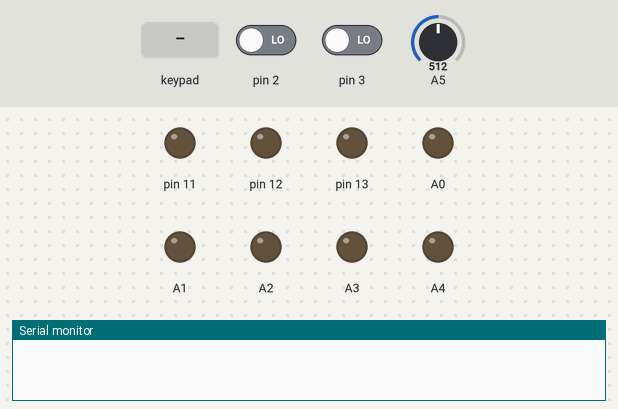
This sketch was run on a simulated Arduino Uno, built with avr-gcc and run on an emulated ATmega328P. Shown: output pins drawn as LEDs (lit = HIGH), the last lines printed to the serial monitor. Dashed ring = blinking. The inputs (shaded band) are chosen by the test bench; at power-on: pin 3 LOW, A5 = 512, pin 2 LOW.

Above: at 1.2 s.
1.3 s: key '7' pressed
At 2.45 s:
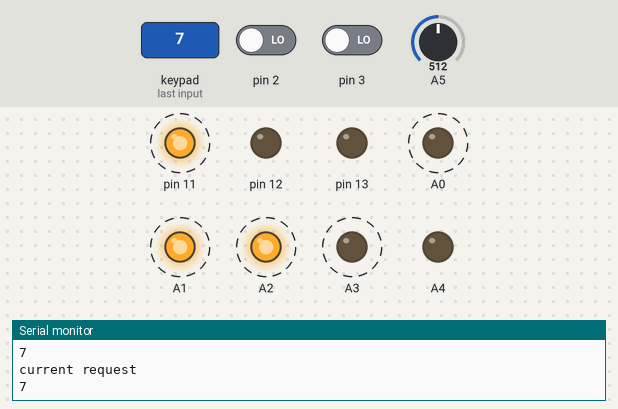
4.3 s: pin 3 driven HIGH
At 6.83 s:
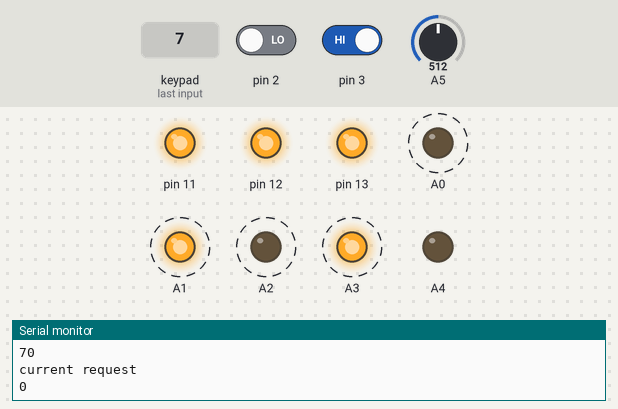
7.3 s: A5 set to 718
9.8 s: A5 set to 741
At 10.2 s:
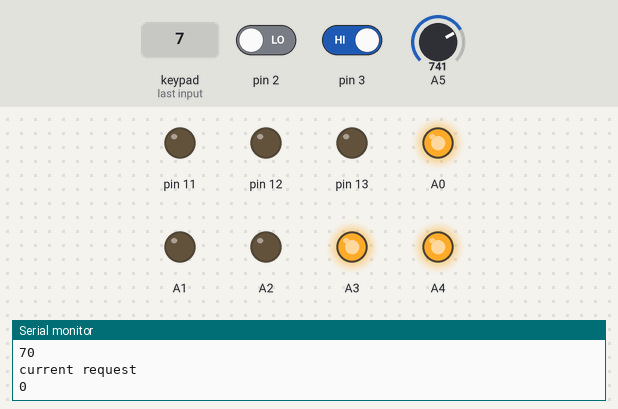
11.3 s: A5 set to 716
At 12.5 s:
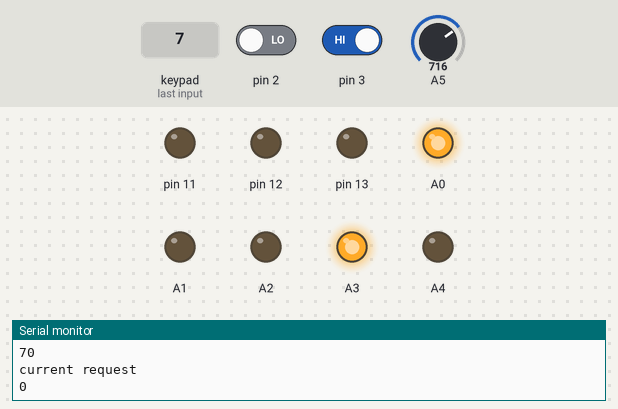
12.8 s: key '6' pressed
At 14.08 s:
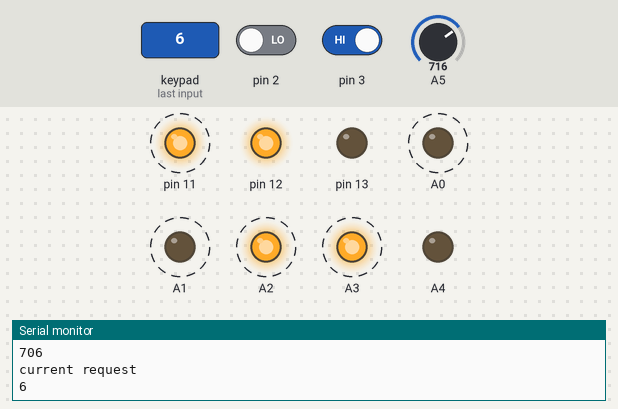
Timing chart, 0 to 16.2 s (numbered marks = the images above; inputs shaded):
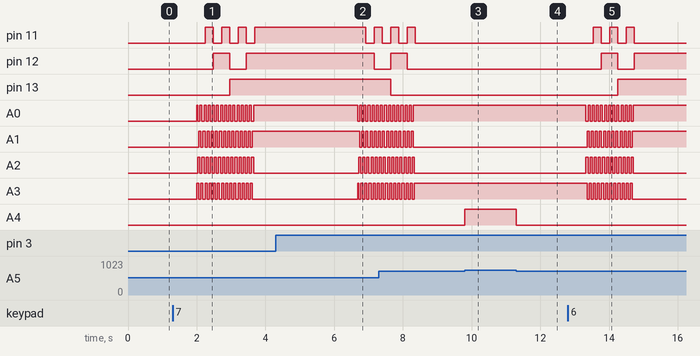

Measured:
- the behaviour switches between 726 and 727 on A5 (found by bisection; images 2 and 3)
- after the input at 1.3 s, pin 11: alternates HIGH for 0.24 s and LOW for 0.24 s, 7 changes in all, then stays HIGH, starting after 0.94 s; pin 12: LOW → HIGH after 1.2 s, → LOW 0.48 s later, → HIGH 0.48 s later
- after the input at 4.3 s, pin 11: HIGH → LOW after 2.6 s, → HIGH 0.24 s later; pin 12: HIGH → LOW after 2.9 s; A0–3: alternates HIGH for 0.06 s and LOW for 0.06 s, starting after 2.4 s
- after the input at 9.8 s, A4: LOW → HIGH at once
- after the input at 11.3 s, A4: HIGH → LOW at once
- after the input at 12.8 s, pin 11: alternates HIGH for 0.24 s and LOW for 0.24 s, 6 changes in all, then stays LOW, starting after 0.74 s; pin 12: LOW → HIGH after 0.98 s, → LOW 0.48 s later, → HIGH 0.48 s later

The sketch:

Task3.ino
```cpp
#include <Keypad.h>
unsigned long previousMillis = 0;
unsigned long previousMilliswitch = 0;
int currentfloor;
int targetfloor;
char requestkeypad[1000];
int i = 0;
int j = 0;
int numloop = 0;
int numnextloop = 0;
bool canmove = true;
const byte ROWS = 4; //four rows
const byte COLS = 2; //two columns
char keys[ROWS][COLS] = {
  {'7', '6'},
  {'5', '4'},
  {'3', '2'},
  {'1', '0'}
};
byte rowPins[ROWS] = {5, 6, 7, 8}; //connect to the row pinouts of the keypad
byte colPins[COLS] = {10, 9}; //connect to the column pinouts of the keypad
bool switchRise = false;
bool haveacall = false;
char floorcall;

Keypad keypad = Keypad( makeKeymap(keys), rowPins, colPins, ROWS, COLS );

void setup() {
  Serial.begin(9600);
  for (int i = 0; i < 2; i++) {
    pinMode(i, INPUT);
  }
  for (int i = 11; i < 14; i++) {
    pinMode(i, OUTPUT);
  }
  pinMode(A5, INPUT);
  pinMode(A4, OUTPUT);
  pinMode(A0, OUTPUT);
  pinMode(A1, OUTPUT);
  pinMode(A2, OUTPUT);
  pinMode(A3, OUTPUT);
  currentfloor = 0;
  attachInterrupt(digitalPinToInterrupt(3), isaswitchcall, RISING);
}

void loop() {
  unsigned long currentMillis = millis();


  if (switchRise && (unsigned)(currentMillis - previousMilliswitch) >= 2000) {
    Serial.print("pass");
    haveacall = true;
    floorcall = (digitalRead(2) * 4 + digitalRead(1) * 2 + digitalRead(0) * 1) + 48;
    Serial.print(floorcall);
    switchRise = false;
  } else {
    haveacall = false;
  }

  int weieght = analogRead(A5);
  int acual = map(weieght, 0, 1023, 0, 100);
  if (acual > 70) {
    digitalWrite(A4, HIGH);
    canmove = false;
  } else {
    digitalWrite(A4, LOW);
    canmove = true;
  }
  // Serial.println(acual);

  char key = keypad.getKey();
  if (key || haveacall ) {
    if (key) {
      Serial.println("key press");
      Serial.println(key);
      if (i == j) {
        requestkeypad[j] = key ;
        j += 1;
      }
     if (requestkeypad[j - 1] != key) {
      if(requestkeypad[j - 1]>key){
      requestkeypad[j]= requestkeypad[j - 1];
      requestkeypad[j-1] = key ;}
      else{
         requestkeypad[j]=key;
        }
      j += 1;
    }
    } else {
      if (i == j) {
        requestkeypad[j] = floorcall ;
        j += 1;
      }
      if (requestkeypad[j - 1] != floorcall) {
      if(requestkeypad[j - 1]>floorcall){
      requestkeypad[j]= requestkeypad[j - 1];
      requestkeypad[j-1] = floorcall ;}
      else{
         requestkeypad[j]=floorcall;
        }
      j += 1;
    }
    }
    Serial.println("request");
    Serial.println(requestkeypad);
  }
  if (canmove) {
    if ((unsigned)(currentMillis - previousMillis) >= 1000) {
      if (j > i) {
        Serial.println("current request");
        Serial.println(requestkeypad[i]);
        if (requestkeypad[i] - 48 >= currentfloor) {
          numloop = (requestkeypad[i] - 48) - currentfloor;

          for (int i = 0; i < numloop; i++) {
            displayonsevwnsegment(currentfloor); //should display the current floor before move
            for (int i = 0; i < 2; i++) {
              moveup(0);
              moveup(1);
              moveup(2);
              moveup(3);
            }
            currentfloor += 1;
            // Serial.println(currentfloor);
          }
        }
        else {
          numloop = currentfloor - (requestkeypad[i] - 48);
          for (int i = 0; i < numloop; i++) {
            displayonsevwnsegment(currentfloor); //should display the current floor before move
            for (int i = 0; i < 2; i++) {
              movedown(0);
              movedown(1);
              movedown(2);
              movedown(3);
            }
            currentfloor -= 1;
          }
        }
        i++;
      }
      previousMillis = millis();
    }
  }
  displayonsevwnsegment(currentfloor); //should display the current floor before move
}
void displayonsevwnsegment(int num)
{
  //Serial.println(num);
  digitalWrite(11, num % 2);
  num /= 2;
  digitalWrite(12, num % 2);
  num /= 2;
  digitalWrite(13, num % 2); //Send the right most digit
}

void moveup(int nummove) {
  if (nummove == 0) {
    digitalWrite(A3, HIGH);
    digitalWrite(A2, LOW);
    digitalWrite(A1, LOW);
    digitalWrite(A0, HIGH);
  }
  if (nummove == 1) {
    digitalWrite(A3, HIGH);
    digitalWrite(A2, HIGH);
    digitalWrite(A1, LOW);
    digitalWrite(A0, LOW);
  }
  if (nummove == 2) {
    digitalWrite(A3, LOW);
    digitalWrite(A2, HIGH);
    digitalWrite(A1, HIGH );
    digitalWrite(A0, LOW);
  }
  if (nummove == 3) {
    digitalWrite(A3, LOW);
    digitalWrite(A2, LOW);
    digitalWrite(A1, HIGH);
    digitalWrite(A0, HIGH);
  }
  delay(30);
}

void movedown(int nummove) {
  if (nummove == 0) {
    digitalWrite(A3, HIGH);
    digitalWrite(A2, LOW);
    digitalWrite(A1, HIGH);
    digitalWrite(A0, LOW);
  }
  // 0110
  if (nummove == 1) {
    digitalWrite(A3, LOW);
    digitalWrite(A2, HIGH);
    digitalWrite(A1, HIGH);
    digitalWrite(A0, LOW);
  }
  //0101
  if (nummove == 2) {
    digitalWrite(A3, LOW);
    digitalWrite(A2, HIGH);
    digitalWrite(A1, LOW);
    digitalWrite(A0, HIGH);
  }
  //1001
  if (nummove == 3) {
    digitalWrite(A3, HIGH);
    digitalWrite(A2, LOW);
    digitalWrite(A1, LOW);
    digitalWrite(A0, HIGH);
  }
  delay(30);
}
void isaswitchcall() {
  previousMilliswitch = millis();
  switchRise = true;
}
```
